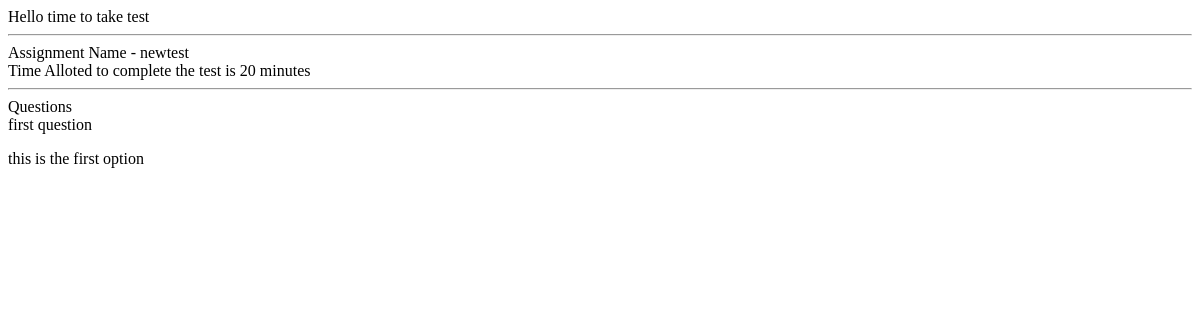
The page /assessments/test/5/ on the database as committed earlier.
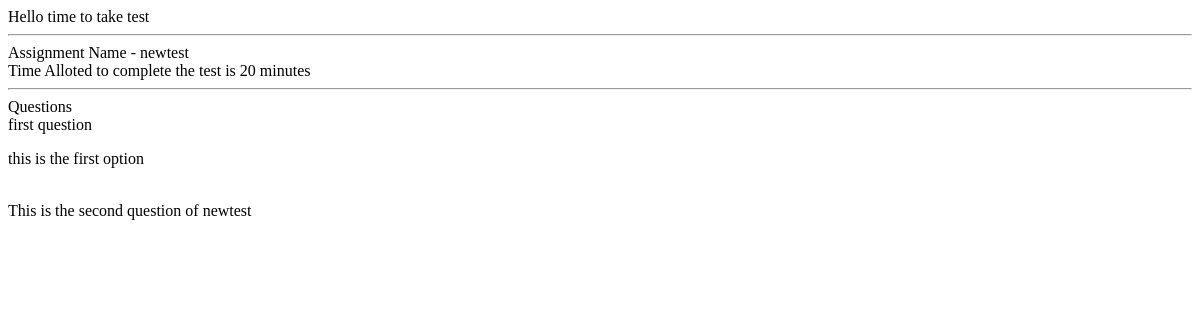
The same page on the database as committed later.
### quiz/models.py (models this page shows, shortened)
class QuestionSet(models.Model):
    assessment = models.ForeignKey(Assessment, null = False, on_delete = models.CASCADE)
    questionTitle = models.CharField(max_length = 1023, default= "question statement")
    mark = models.IntegerField()

class OptionSet(models.Model):
    Question = models.ForeignKey(QuestionSet, null = True, on_delete = models.CASCADE)
    optionStatement = models.CharField(max_length = 1023)
    correct = models.BooleanField(default=False)

### quiz/views.py (the view)
# urls.py: path('assessments/test/<int:pk>/', testAssessment , name="testAssessment"),
def testAssessment(request, pk):
    assessment = Assessment.objects.get(id = pk)
    questions = QuestionSet.objects.filter(assessment = assessment)
    options = OptionSet.objects.all()
    return render(request, 'takeTest.html',{"assessment":assessment, "questions": questions, "options": options})

### quiz/templates/takeTest.html (shortened to what this page needs)
{% extends 'base.html' %} {% block content %} Hello time to take test
<hr />
Assignment Name - {{assessment.name}}
<br>
Time Alloted to complete the test is {{assessment.duration}} minutes
<hr />
        Questions
<br />
{% for ques in questions %} {{ques.questionTitle}}
    {% for opt in options %}
        {% if ques == opt.Question %}
            <p>{{opt.optionStatement}}</p>
        {% else %}
            <br>
        {% endif %}
{% endfor %}
<br />
{% endfor %} {% endblock content%}

Rows that differ between the two databases and show on the page:
added QuestionSet: questionTitle "This is the second question of newtest"
